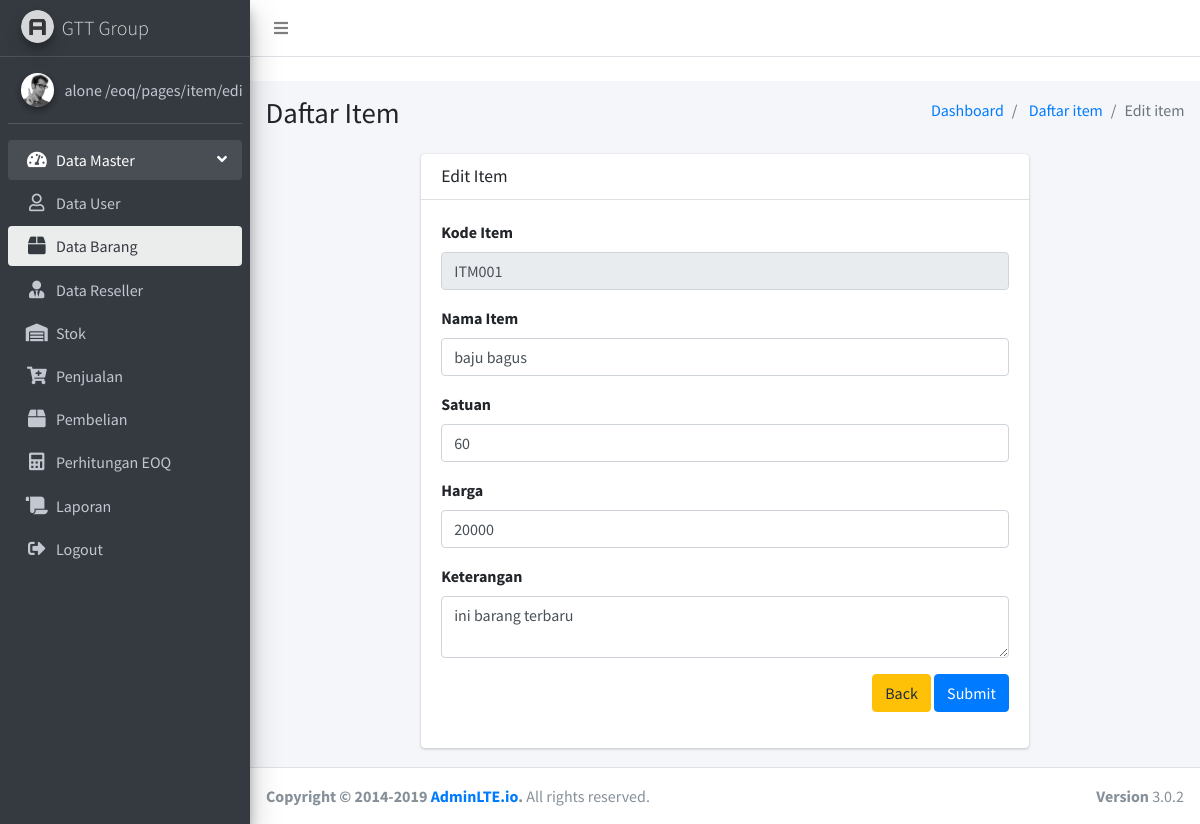
Page /pages/item/edit.php?id=1 (signed in) on the committed database.
### tables this page shows
CREATE TABLE `barang` (
  `id` int(11) NOT NULL,
  `code` varchar(10) NOT NULL COMMENT 'ITM001\r\nITM002',
  `name` varchar(20) NOT NULL,
  `harga` int(11) UNSIGNED NOT NULL,
  `total` int(10) UNSIGNED NOT NULL COMMENT 'total akan berubah sesuai dengan transaksi yang dilakukan',
  `description` tinytext NOT NULL,
  `created_at` timestamp NOT NULL DEFAULT current_timestamp(),
  `updated_at` timestamp NOT NULL DEFAULT current_timestamp() ON UPDATE current_timestamp()
);

### pages/item/edit.php (the view, shortened to what this page needs)
<?php
  include('../../Connect.php');
  $id = $_GET['id'];
  $result = mysqli_query($conn, "SELECT * FROM barang WHERE id=$id");
  while ($data = mysqli_fetch_array($result)) {
      $code = $data['code'];
      $name = $data['name'];
      $total = $data['total'];
      $harga = $data['harga'];
      $description = $data['description'];
  }
?>
<!DOCTYPE html>
<html>
<head>
  <link rel="stylesheet" href="../../plugins/fontawesome-free/css/all.min.css">
  <link rel="stylesheet" href="https://code.ionicframework.com/ionicons/2.0.1/css/ionicons.min.css">
  <link rel="stylesheet" href="../../dist/css/adminlte.min.css">
</head>
<body class="hold-transition sidebar-mini">
<div class="wrapper">
  <nav class="main-header navbar navbar-expand navbar-white navbar-light">
    <ul class="navbar-nav">
      <li class="nav-item">
        <a class="nav-link" data-widget="pushmenu" href="#"><i class="fas fa-bars"></i></a>
      </li>
    </ul>
  </nav>
  <?= include('../sidebar/index.php') ?>
  <div class="content-wrapper">
    <section class="content-header">
      <div class="container-fluid">
        <div class="row mb-2">
          <div class="col-sm-6">
            <h1>Daftar Item</h1>
          </div>
          <div class="col-sm-6">
            <ol class="breadcrumb float-sm-right">
              <li class="breadcrumb-item"><a href="/index.php">Dashboard</a></li>
              <li class="breadcrumb-item">
                <a href="/pages/item/index.php">Daftar item</a>
              </li>
              <li class="breadcrumb-item active">Edit item</li>
            </ol>
          </div>
        </div>
      </div>
    </section>
    <section class="content">
      <div class="container-fluid">
        <div class="row">
          <div class="col-md-8 mx-auto">
            <div class="card">
              <div class="card-header">
                <h3 class="card-title">Edit Item</h3>
              </div>
              <div class="card-body">
                <form action="/eoq/backend/item/updateItem.php?id=<?= $_GET['id'] ?>" method="post">
                  <div class="form-group">
                    <label class="form-label" for="">Kode Item</label>
                    <input class="form-control" type="text" name="code" value="<?php echo $code ?>" disabled>
                  </div>
                  <div class="form-group">
                    <label class="form-label" for="">Nama Item</label>
                    <input class="form-control" type="text" name="name" value="<?php echo $name ?>" required>
                  </div>
                  <div class="form-group">
                    <label class="form-label" for="">Satuan</label>
                    <input class="form-control" type="number" name="total" value="<?php echo $total ?>" required>
                  </div>
                  <div class="form-group">
                    <label class="form-label" for="">Harga</label>
                    <input class="form-control" type="number" name="harga" value="<?= $harga ?>" required>
                  </div>
                  <div class="form-group">
                    <label class="form-label" for="">Keterangan</label>
                    <textarea id="description" class="form-control" name="description"><?php echo $description ?></textarea>
                  </div>
                  <div class="form-group text-right">
                    <a class="btn btn-warning" href="/pages/item">Back</a>
                    <input type="submit" name="update" class="btn btn-primary" value="Submit">
                  </div>
                </form>
              </div>
            </div>
          </div>
        </div>
      </div>
    </section>
  </div>
  <footer class="main-footer">
    <div class="float-right d-none d-sm-block">
      <b>Version</b> 3.0.2
    </div>
    <strong>Copyright &copy; 2014-2019 <a href="http://adminlte.io">AdminLTE.io</a>.</strong> All rights
    reserved.
  </footer>
</div>
</body>
</html>

### rows in the picture
barang: code "ITM001", name "baju bagus", total "60", harga "20000", description "ini barang terbaru"

### other values in the picture
$_SESSION['username'] "alone"
